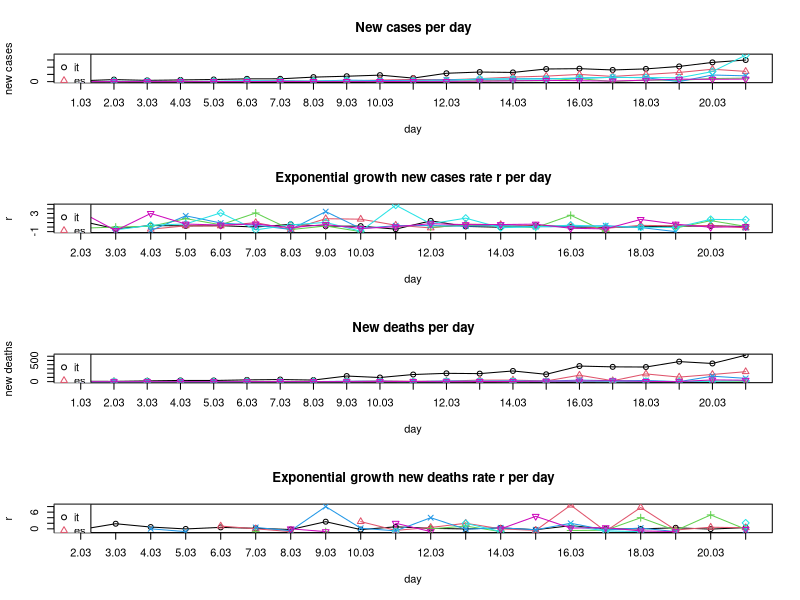

Recreate this plot in R.
## Exponential growth
# y = a * (1 + r)^x
# a = initial value (the amount before measuring growth or decay)
# r = growth or decay rate (most often represented as a percentage and expressed as a decimal)
# x = number of time intervals that have passed
# (y/a)^(1/x) - 1 = r

BASE_DIR <- "~/covid-19/"
setwd(BASE_DIR)

## March: New confirmed covid-19 cases per day. Data taken from daily situation reports from the WHO website.
days <- c('01.03','02.03','03.03','04.03','05.03','06.03','07.03',
          '08.03','09.03','10.03','11.03','12.03','13.03','14.03',
          '15.03','16.03','17.03','18.03','19.03','20.03','21.03')
it <- c(240,561,347,466,587,769,778,1247,1492,1797,977,2313,2651,
        2547,3497,3590,3233,3526,4207,5322,5986)
es <- c(13,0,69,37,47,59,117,56,159,435,615,501,825,1266,1522,2000,
        1438,1987,2538,3431,2833)
ch <- c(8,6,6,7,20,30,123,55,68,0,159,154,213,267,234,841,0,450,353,
        853,977)
fr <- c(43,0,91,21,73,138,193,93,410,286,372,495,591,780,829,911,
        1193,1079,0,1834,1598)
de <- c(0,72,28,39,66,272,105,156,317,27,157,271,802,693,733,1043,
        1174,1144,1042,2801,7324)
uk <- c(3,13,3,12,20,29,49,43,67,46,50,87,134,208,342,251,152,407,
        672,647,706)
all_countries <- list(it,es,ch,fr,de,uk)

## March: New confirmed covid-19 deaths per day. Data taken from daily situation reports from the WHO website.
it_d <- c(8,6,17,28,27,41,49,37,132,97,168,196,189,252,173,368,349,
          345,473,429,625)
es_d <- c(0,0,0,0,1,2,2,0,5,18,8,12,36,36,16,152,21,182,107,169,
          235)
ch_d <- c(0,0,0,0,0,1,0,1,0,0,1,1,2,0,5,2,1,5,2,12,10)
fr_d <- c(0,0,1,1,0,2,3,1,9,11,3,15,13,18,12,36,21,27,0,128,78)
de_d <- c(0,0,0,0,0,0,0,0,0,2,0,1,3,0,2,4,1,0,0,8,25)
uk_d <- c(0,0,0,0,0,0,1,1,0,1,3,0,2,2,11,14,20,5,0,41,33)
all_countries_d <- list(it_d,es_d,ch_d,fr_d,de_d,uk_d)

## Computing exponential growth rates r
compute_r <- function(y, t, x){
  r <- c()
  for(i in 2:length(t)){
    new_r <- (y[i] / y[i-1])^(1/x) - 1
    if(abs(new_r) %in% c(Inf, NaN)) new_r <- NA
    r <- c(r, new_r)
  }
  return(r)
}

r_it <- compute_r(it, days, 1)
r_es <- compute_r(es, days, 1)
r_ch <- compute_r(ch, days, 1)
r_fr <- compute_r(fr, days, 1)
r_de <- compute_r(de, days, 1)
r_uk <- compute_r(uk, days, 1)
all_countries_r <- list(r_it,r_es,r_ch,r_fr,r_de,r_uk)

r_it_d <- compute_r(it_d, days, 1)
r_es_d <- compute_r(es_d, days, 1)
r_ch_d <- compute_r(ch_d, days, 1)
r_fr_d <- compute_r(fr_d, days, 1)
r_de_d <- compute_r(de_d, days, 1)
r_uk_d <- compute_r(uk_d, days, 1)
all_countries_r_d <- list(r_it_d,r_es_d,r_ch_d,r_fr_d,r_de_d,r_uk_d)

## Plotting
all_countries_names <- c('it','es','ch','fr','de','uk')
colors <- 1:length(all_countries_names)
pchs <- 1:length(all_countries_names)

pdf('figures/static-new-cases-with-growth-rate.pdf', height = 10, paper = 'a4')

par(mfrow=c(4,1))

# New cases per day
plot(days, unlist(all_countries[1]), main='New cases per day', type='o',
     ylim=c(0,max(unlist(all_countries),na.rm=T)),
     xaxt="n", col=colors[1], pch=pchs[1], ylab='new cases', xlab='day')
axis(1, at=days, labels=T)
for(i in 2:length(all_countries)){
  lines(days, unlist(all_countries[i]), type='o', col=colors[i], pch=pchs[i])
}
legend('topleft',legend=all_countries_names,col=colors,pch=pchs)

# Exponential growth new cases rate r per day
plot(days[-1], unlist(all_countries_r[1]), main='Exponential growth new cases rate r per day', type='o',
     ylim=c(min(unlist(all_countries_r),na.rm=T), max(unlist(all_countries_r),na.rm=T)),
     xaxt="n", col=colors[1], pch=pchs[1], ylab='r', xlab='day')
axis(1, at=days[-1], labels=T)
for(i in 2:length(all_countries_r)){
  lines(days[-1], unlist(all_countries_r[i]), type='o', col=colors[i], pch=pchs[i])
}
legend('topleft',legend=all_countries_names,col=colors,pch=pchs)


# New deaths per day
plot(days, unlist(all_countries_d[1]), main='New deaths per day', type='o',
     ylim=c(0,max(unlist(all_countries_d),na.rm=T)),
     xaxt="n", col=colors[1], pch=pchs[1], ylab='new deaths', xlab='day')
axis(1, at=days, labels=T)
for(i in 2:length(all_countries_d)){
  lines(days, unlist(all_countries_d[i]), type='o', col=colors[i], pch=pchs[i])
}
legend('topleft',legend=all_countries_names,col=colors,pch=pchs)

# Exponential growth new deaths rate r per day
plot(days[-1], unlist(all_countries_r_d[1]), main='Exponential growth new deaths rate r per day', type='o',
     ylim=c(min(unlist(all_countries_r_d),na.rm=T), max(unlist(all_countries_r_d),na.rm=T)),
     xaxt="n", col=colors[1], pch=pchs[1], ylab='r', xlab='day')
axis(1, at=days[-1], labels=T)
for(i in 2:length(all_countries_r_d)){
  lines(days[-1], unlist(all_countries_r_d[i]), type='o', col=colors[i], pch=pchs[i])
}
legend('topleft',legend=all_countries_names,col=colors,pch=pchs)

dev.off <- dev.off()
